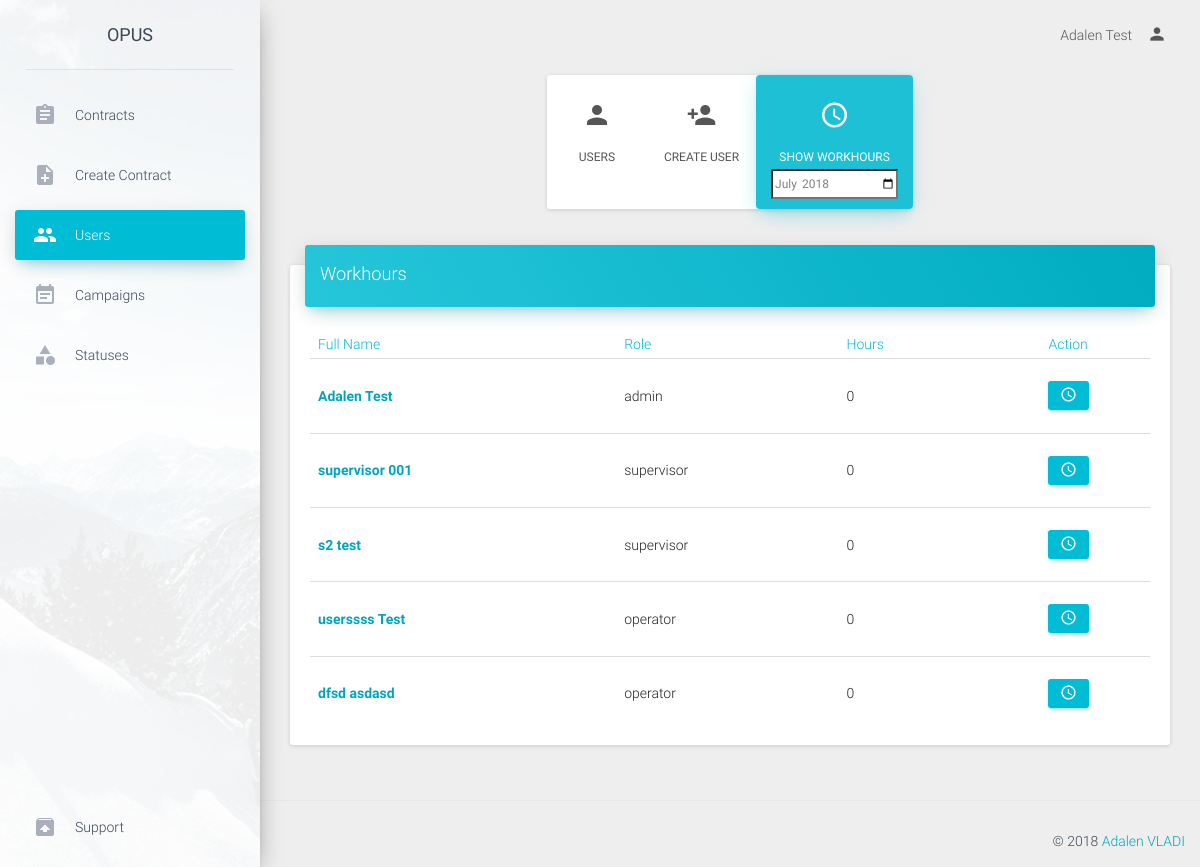
Before: /admin/users/workhours/2018-07 (signed in) with the older database file.
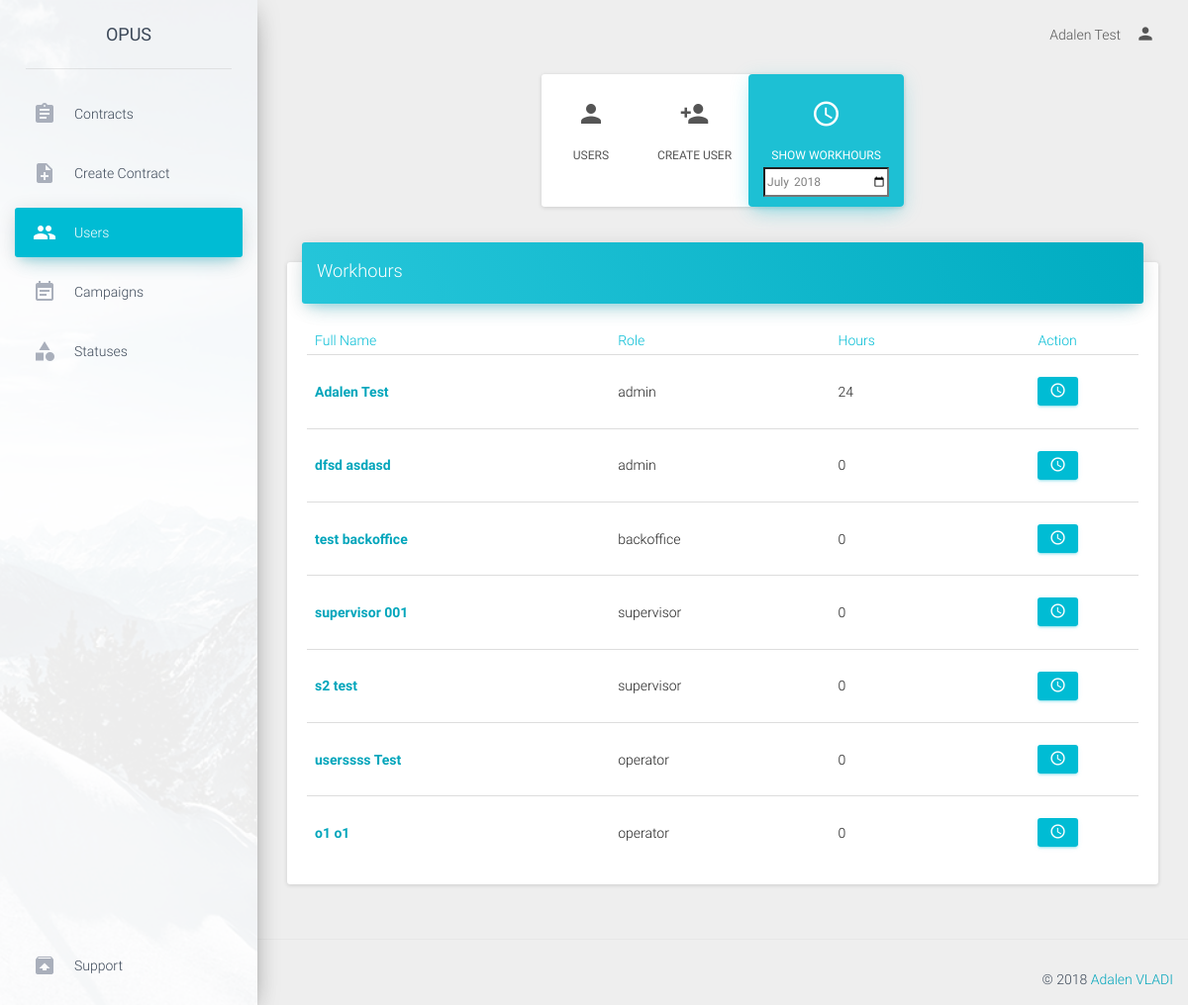
After: the same page with the newer database file.
### tables this page shows
CREATE TABLE `users` (
  `user_id` int(11) NOT NULL,
  `username` varchar(50) NOT NULL,
  `password` text NOT NULL,
  `first_name` varchar(50) NOT NULL,
  `last_name` varchar(50) NOT NULL,
  `role` enum('operator','supervisor','backoffice','admin') NOT NULL DEFAULT 'operator',
  `supervisor` int(11) NOT NULL COMMENT 'user_id'
);

### public/index.php (called while the page is built, shortened)
<?php
require APP . 'core/controller.php';
$app = new Application();

### application/core/controller.php (called while the page is built, shortened)
<?php
class Controller
{
    public $db = null;
    private function openDatabaseConnection()
    {
        $options = array(PDO::ATTR_DEFAULT_FETCH_MODE => PDO::FETCH_OBJ, PDO::ATTR_ERRMODE => PDO::ERRMODE_WARNING);
        $this->db = new PDO(DB_TYPE . ':host=' . DB_HOST . ';dbname=' . DB_NAME . ';charset=' . DB_CHARSET, DB_USER, DB_PASS, $options);
    }
    public function loadModel()
    {
        if (isset($_SESSION['role'])) {
            switch ($_SESSION['role']) {
                case 'admin':
                    require APP . 'model/admin.php';
                    break;
            }
        }else{
            require APP . 'model/model.php';
        }
        $this->model = new Model($this->db);
    }
}

### application/model/admin.php (called while the page is built, shortened)
<?php
class Model
{
    function __construct($db)
    {
        try {
            $this->db = $db;
        } catch (PDOException $e) {
            exit('Database connection could not be established.');
        }
    }
    public function getUsers(){
        $sql="SELECT * FROM users ORDER BY role DESC";
        $query=$this->db->prepare($sql);
        $query->execute();
        return $query->fetchAll();
    }
    public function getWorkhours($user_id,$date=null){
        $date.='-01';
        $sql = "SELECT SUM(hours) as totalhours FROM workhours where `workhours`.user_id='$user_id' and MONTH(`workhours`.`date`) =MONTH('$date') and YEAR(`workhours`.`date`) =YEAR('$date')";
        $query = $this->db->prepare($sql);
        $query->execute();
        $workhours=$query->fetch();
        $workhours=$workhours->totalhours;
        if (!$workhours) {
            $workhours=0;
        }
        return $workhours;
    }
}

### application/view/admin/workhours.php (the view, shortened to what this page needs)
<div class="content" style="margin-top: 20px;">
    <div class="container-fluid">
        <div class="row">
            <div class="col-md-3 ml-auto mr-auto text-center"></div>
            <div class="col-md-6 ml-auto mr-auto text-center">
                <ul style="max-width: fit-content;" class="card nav nav-pills nav-pills-warning nav-pills-icons justify-content-center" role="tablist">
                    <li class="nav-item">
                          <a class="nav-link" href="../../users" role="tablist">
                              <i class="material-icons">person</i>
                              Users
                          </a>
                    </li>
                    <li class="nav-item">
                        <a class="nav-link" href="../../createUser" role="tablist">
                            <i class="material-icons">person_add</i>
                            Create User
                        </a>
                    </li>
                    <li class="nav-item active">
                        <a class="nav-link" role="tablist">
                            <i class="material-icons">access_time</i>
                            Show Workhours</br>
                            <input id="month" onchange="window.location.href=this.value;" name="month" style="background: white;color:grey;" type="month">
                        </a>
                    </li>
                </ul>
            </div>
            <div class="col-md-3 ml-auto mr-auto text-center"></div>
        </div>
        <div class="row">
            <div class="col-md-12">
                <div class="card">
                    <div class="card-header" data-background-color="blue">
                        <h4 class="title">Workhours</h4>
                    </div>
                    <div class="card-content table-responsive">
                        <table class="table">
                            <thead class="text-info">
                                <th>Full Name</th>
                                <th>Role</th>
                                <th>Hours</th>
                                <th><center>Action</center></th>
                            </thead>
                            <tbody>
                                <?php
                                    $output='';
                                    foreach ($users as $user) {
                                        $output.='<tr>
                                                    <td><a class="user_name_l" href="../../viewUser/'.$user->user_id.'">'.$user->first_name.' '.$user->last_name.'</a></td>
                                                    <td>'.$user->role.'</td>';
                                        $output.='<td>'.$this->model->getWorkhours($user->user_id,$date).'</td>';
                                        $output.='<td><center><a type="button" rel="tooltip" class="btn btn-info user_l" onclick="addHours('.$user->user_id.',\''.$user->first_name.' '.$user->last_name.'\')" ><i class="material-icons">access_time</i></a></center></td>
                                                </tr>';
                                    }
                                    echo $output;
                                 ?>
                            </tbody>
                        </table>
                    </div>
                </div>
            </div>
        </div>
    </div>
</div>

Changed rows visible on the page:
changed users "Adalen": user_id "0" → "24"
changed users "dfsd": role "operator" → "admin"; moves up the list
added users: first_name "test", last_name "backoffice", role "backoffice", user_id "0"
added users: first_name "o1", last_name "o1", role "operator", user_id "0"
